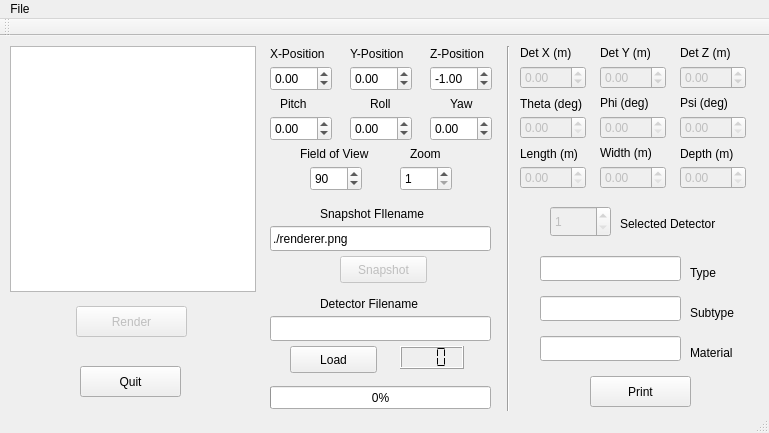
<?xml version="1.0" encoding="UTF-8"?>
<ui version="4.0">
 <class>Camera</class>
 <widget class="QMainWindow" name="Camera">
  <property name="geometry">
   <rect>
    <x>0</x>
    <y>0</y>
    <width>769</width>
    <height>433</height>
   </rect>
  </property>
  <property name="windowTitle">
   <string>Camera</string>
  </property>
  <widget class="QWidget" name="centralWidget">
   <widget class="QGraphicsView" name="graphicsView">
    <property name="geometry">
     <rect>
      <x>10</x>
      <y>10</y>
      <width>246</width>
      <height>246</height>
     </rect>
    </property>
   </widget>
   <widget class="QPushButton" name="pushButton">
    <property name="enabled">
     <bool>false</bool>
    </property>
    <property name="geometry">
     <rect>
      <x>76</x>
      <y>270</y>
      <width>111</width>
      <height>31</height>
     </rect>
    </property>
    <property name="text">
     <string>Render</string>
    </property>
   </widget>
   <widget class="QDoubleSpinBox" name="doubleSpinBox">
    <property name="geometry">
     <rect>
      <x>270</x>
      <y>30</y>
      <width>62</width>
      <height>25</height>
     </rect>
    </property>
    <property name="minimum">
     <double>-50.000000000000000</double>
    </property>
    <property name="maximum">
     <double>50.000000000000000</double>
    </property>
    <property name="singleStep">
     <double>0.100000000000000</double>
    </property>
   </widget>
   <widget class="QDoubleSpinBox" name="doubleSpinBox_2">
    <property name="geometry">
     <rect>
      <x>350</x>
      <y>30</y>
      <width>62</width>
      <height>25</height>
     </rect>
    </property>
    <property name="minimum">
     <double>-50.000000000000000</double>
    </property>
    <property name="maximum">
     <double>50.000000000000000</double>
    </property>
    <property name="singleStep">
     <double>0.100000000000000</double>
    </property>
   </widget>
   <widget class="QDoubleSpinBox" name="doubleSpinBox_3">
    <property name="geometry">
     <rect>
      <x>430</x>
      <y>30</y>
      <width>62</width>
      <height>25</height>
     </rect>
    </property>
    <property name="minimum">
     <double>-50.000000000000000</double>
    </property>
    <property name="maximum">
     <double>50.000000000000000</double>
    </property>
    <property name="singleStep">
     <double>0.100000000000000</double>
    </property>
    <property name="value">
     <double>-1.000000000000000</double>
    </property>
   </widget>
   <widget class="QSpinBox" name="spinBox">
    <property name="geometry">
     <rect>
      <x>310</x>
      <y>130</y>
      <width>52</width>
      <height>25</height>
     </rect>
    </property>
    <property name="maximum">
     <number>180</number>
    </property>
    <property name="singleStep">
     <number>5</number>
    </property>
    <property name="value">
     <number>90</number>
    </property>
   </widget>
   <widget class="QLabel" name="label">
    <property name="geometry">
     <rect>
      <x>300</x>
      <y>110</y>
      <width>81</width>
      <height>16</height>
     </rect>
    </property>
    <property name="text">
     <string>Field of View</string>
    </property>
   </widget>
   <widget class="QLabel" name="label_2">
    <property name="geometry">
     <rect>
      <x>410</x>
      <y>110</y>
      <width>41</width>
      <height>16</height>
     </rect>
    </property>
    <property name="text">
     <string>Zoom</string>
    </property>
   </widget>
   <widget class="QLabel" name="label_3">
    <property name="geometry">
     <rect>
      <x>270</x>
      <y>10</y>
      <width>71</width>
      <height>16</height>
     </rect>
    </property>
    <property name="text">
     <string>X-Position</string>
    </property>
   </widget>
   <widget class="QLabel" name="label_4">
    <property name="geometry">
     <rect>
      <x>350</x>
      <y>10</y>
      <width>71</width>
      <height>16</height>
     </rect>
    </property>
    <property name="text">
     <string>Y-Position</string>
    </property>
   </widget>
   <widget class="QLabel" name="label_5">
    <property name="geometry">
     <rect>
      <x>430</x>
      <y>10</y>
      <width>71</width>
      <height>16</height>
     </rect>
    </property>
    <property name="text">
     <string>Z-Position</string>
    </property>
   </widget>
   <widget class="QDoubleSpinBox" name="doubleSpinBox_5">
    <property name="geometry">
     <rect>
      <x>430</x>
      <y>80</y>
      <width>62</width>
      <height>25</height>
     </rect>
    </property>
    <property name="minimum">
     <double>-180.000000000000000</double>
    </property>
    <property name="maximum">
     <double>180.000000000000000</double>
    </property>
    <property name="singleStep">
     <double>5.000000000000000</double>
    </property>
   </widget>
   <widget class="QDoubleSpinBox" name="doubleSpinBox_6">
    <property name="geometry">
     <rect>
      <x>350</x>
      <y>80</y>
      <width>62</width>
      <height>25</height>
     </rect>
    </property>
    <property name="minimum">
     <double>-180.000000000000000</double>
    </property>
    <property name="maximum">
     <double>180.000000000000000</double>
    </property>
    <property name="singleStep">
     <double>5.000000000000000</double>
    </property>
   </widget>
   <widget class="QLabel" name="label_6">
    <property name="geometry">
     <rect>
      <x>450</x>
      <y>60</y>
      <width>31</width>
      <height>16</height>
     </rect>
    </property>
    <property name="text">
     <string>Yaw</string>
    </property>
   </widget>
   <widget class="QLabel" name="label_7">
    <property name="geometry">
     <rect>
      <x>370</x>
      <y>60</y>
      <width>41</width>
      <height>16</height>
     </rect>
    </property>
    <property name="text">
     <string>Roll</string>
    </property>
   </widget>
   <widget class="QLabel" name="label_8">
    <property name="geometry">
     <rect>
      <x>280</x>
      <y>60</y>
      <width>41</width>
      <height>16</height>
     </rect>
    </property>
    <property name="text">
     <string>Pitch</string>
    </property>
   </widget>
   <widget class="QDoubleSpinBox" name="doubleSpinBox_7">
    <property name="geometry">
     <rect>
      <x>270</x>
      <y>80</y>
      <width>62</width>
      <height>25</height>
     </rect>
    </property>
    <property name="minimum">
     <double>-180.000000000000000</double>
    </property>
    <property name="maximum">
     <double>180.000000000000000</double>
    </property>
    <property name="singleStep">
     <double>5.000000000000000</double>
    </property>
   </widget>
   <widget class="QSpinBox" name="spinBox_2">
    <property name="geometry">
     <rect>
      <x>400</x>
      <y>130</y>
      <width>52</width>
      <height>25</height>
     </rect>
    </property>
    <property name="minimum">
     <number>1</number>
    </property>
    <property name="maximum">
     <number>20</number>
    </property>
    <property name="singleStep">
     <number>1</number>
    </property>
    <property name="value">
     <number>1</number>
    </property>
   </widget>
   <widget class="QLineEdit" name="lineEdit">
    <property name="geometry">
     <rect>
      <x>270</x>
      <y>190</y>
      <width>221</width>
      <height>25</height>
     </rect>
    </property>
    <property name="text">
     <string>./renderer.png</string>
    </property>
    <property name="dragEnabled">
     <bool>true</bool>
    </property>
   </widget>
   <widget class="QPushButton" name="pushButton_2">
    <property name="enabled">
     <bool>false</bool>
    </property>
    <property name="geometry">
     <rect>
      <x>340</x>
      <y>220</y>
      <width>87</width>
      <height>27</height>
     </rect>
    </property>
    <property name="text">
     <string>Snapshot</string>
    </property>
   </widget>
   <widget class="QLabel" name="label_9">
    <property name="geometry">
     <rect>
      <x>320</x>
      <y>170</y>
      <width>131</width>
      <height>16</height>
     </rect>
    </property>
    <property name="text">
     <string>Snapshot FIlename</string>
    </property>
   </widget>
   <widget class="QProgressBar" name="progressBar">
    <property name="geometry">
     <rect>
      <x>270</x>
      <y>350</y>
      <width>221</width>
      <height>23</height>
     </rect>
    </property>
    <property name="value">
     <number>0</number>
    </property>
   </widget>
   <widget class="QLineEdit" name="lineEdit_2">
    <property name="geometry">
     <rect>
      <x>270</x>
      <y>280</y>
      <width>221</width>
      <height>25</height>
     </rect>
    </property>
    <property name="text">
     <string/>
    </property>
    <property name="dragEnabled">
     <bool>true</bool>
    </property>
   </widget>
   <widget class="QLabel" name="label_10">
    <property name="geometry">
     <rect>
      <x>320</x>
      <y>260</y>
      <width>111</width>
      <height>16</height>
     </rect>
    </property>
    <property name="text">
     <string>Detector Filename</string>
    </property>
   </widget>
   <widget class="QPushButton" name="pushButton_3">
    <property name="geometry">
     <rect>
      <x>290</x>
      <y>310</y>
      <width>87</width>
      <height>27</height>
     </rect>
    </property>
    <property name="text">
     <string>Load</string>
    </property>
   </widget>
   <widget class="QDoubleSpinBox" name="doubleSpinBox_xPos">
    <property name="enabled">
     <bool>false</bool>
    </property>
    <property name="geometry">
     <rect>
      <x>520</x>
      <y>30</y>
      <width>66</width>
      <height>23</height>
     </rect>
    </property>
    <property name="minimum">
     <double>-50.000000000000000</double>
    </property>
    <property name="maximum">
     <double>50.000000000000000</double>
    </property>
    <property name="singleStep">
     <double>0.100000000000000</double>
    </property>
   </widget>
   <widget class="QDoubleSpinBox" name="doubleSpinBox_yPos">
    <property name="enabled">
     <bool>false</bool>
    </property>
    <property name="geometry">
     <rect>
      <x>600</x>
      <y>30</y>
      <width>66</width>
      <height>23</height>
     </rect>
    </property>
    <property name="minimum">
     <double>-50.000000000000000</double>
    </property>
    <property name="maximum">
     <double>50.000000000000000</double>
    </property>
    <property name="singleStep">
     <double>0.100000000000000</double>
    </property>
   </widget>
   <widget class="QDoubleSpinBox" name="doubleSpinBox_zPos">
    <property name="enabled">
     <bool>false</bool>
    </property>
    <property name="geometry">
     <rect>
      <x>680</x>
      <y>30</y>
      <width>66</width>
      <height>23</height>
     </rect>
    </property>
    <property name="minimum">
     <double>-50.000000000000000</double>
    </property>
    <property name="maximum">
     <double>50.000000000000000</double>
    </property>
    <property name="singleStep">
     <double>0.100000000000000</double>
    </property>
   </widget>
   <widget class="QDoubleSpinBox" name="doubleSpinBox_psi">
    <property name="enabled">
     <bool>false</bool>
    </property>
    <property name="geometry">
     <rect>
      <x>680</x>
      <y>80</y>
      <width>66</width>
      <height>23</height>
     </rect>
    </property>
    <property name="maximum">
     <double>360.000000000000000</double>
    </property>
   </widget>
   <widget class="QDoubleSpinBox" name="doubleSpinBox_phi">
    <property name="enabled">
     <bool>false</bool>
    </property>
    <property name="geometry">
     <rect>
      <x>600</x>
      <y>80</y>
      <width>66</width>
      <height>23</height>
     </rect>
    </property>
    <property name="maximum">
     <double>360.000000000000000</double>
    </property>
   </widget>
   <widget class="QDoubleSpinBox" name="doubleSpinBox_theta">
    <property name="enabled">
     <bool>false</bool>
    </property>
    <property name="geometry">
     <rect>
      <x>520</x>
      <y>80</y>
      <width>66</width>
      <height>23</height>
     </rect>
    </property>
    <property name="maximum">
     <double>360.000000000000000</double>
    </property>
   </widget>
   <widget class="QDoubleSpinBox" name="doubleSpinBox_depth">
    <property name="enabled">
     <bool>false</bool>
    </property>
    <property name="geometry">
     <rect>
      <x>680</x>
      <y>130</y>
      <width>66</width>
      <height>23</height>
     </rect>
    </property>
    <property name="minimum">
     <double>0.000000000000000</double>
    </property>
    <property name="maximum">
     <double>1.000000000000000</double>
    </property>
    <property name="singleStep">
     <double>0.010000000000000</double>
    </property>
   </widget>
   <widget class="QDoubleSpinBox" name="doubleSpinBox_width">
    <property name="enabled">
     <bool>false</bool>
    </property>
    <property name="geometry">
     <rect>
      <x>600</x>
      <y>130</y>
      <width>66</width>
      <height>23</height>
     </rect>
    </property>
    <property name="maximum">
     <double>1.000000000000000</double>
    </property>
    <property name="singleStep">
     <double>0.010000000000000</double>
    </property>
   </widget>
   <widget class="QDoubleSpinBox" name="doubleSpinBox_length">
    <property name="enabled">
     <bool>false</bool>
    </property>
    <property name="geometry">
     <rect>
      <x>520</x>
      <y>130</y>
      <width>66</width>
      <height>23</height>
     </rect>
    </property>
    <property name="maximum">
     <double>50.000000000000000</double>
    </property>
    <property name="singleStep">
     <double>0.100000000000000</double>
    </property>
   </widget>
   <widget class="QLabel" name="label_11">
    <property name="geometry">
     <rect>
      <x>520</x>
      <y>10</y>
      <width>59</width>
      <height>14</height>
     </rect>
    </property>
    <property name="text">
     <string>Det X (m)</string>
    </property>
   </widget>
   <widget class="QLabel" name="label_12">
    <property name="geometry">
     <rect>
      <x>600</x>
      <y>10</y>
      <width>59</width>
      <height>14</height>
     </rect>
    </property>
    <property name="text">
     <string>Det Y (m)</string>
    </property>
   </widget>
   <widget class="QLabel" name="label_13">
    <property name="geometry">
     <rect>
      <x>680</x>
      <y>10</y>
      <width>59</width>
      <height>14</height>
     </rect>
    </property>
    <property name="text">
     <string>Det Z (m)</string>
    </property>
   </widget>
   <widget class="QLabel" name="label_14">
    <property name="geometry">
     <rect>
      <x>520</x>
      <y>60</y>
      <width>71</width>
      <height>16</height>
     </rect>
    </property>
    <property name="text">
     <string>Theta (deg)</string>
    </property>
   </widget>
   <widget class="QLabel" name="label_15">
    <property name="geometry">
     <rect>
      <x>600</x>
      <y>60</y>
      <width>59</width>
      <height>14</height>
     </rect>
    </property>
    <property name="text">
     <string>Phi (deg)</string>
    </property>
   </widget>
   <widget class="QLabel" name="label_16">
    <property name="geometry">
     <rect>
      <x>680</x>
      <y>60</y>
      <width>59</width>
      <height>14</height>
     </rect>
    </property>
    <property name="text">
     <string>Psi (deg)</string>
    </property>
   </widget>
   <widget class="QLabel" name="label_17">
    <property name="geometry">
     <rect>
      <x>520</x>
      <y>110</y>
      <width>71</width>
      <height>16</height>
     </rect>
    </property>
    <property name="text">
     <string>Length (m)</string>
    </property>
   </widget>
   <widget class="QLabel" name="label_18">
    <property name="geometry">
     <rect>
      <x>600</x>
      <y>110</y>
      <width>59</width>
      <height>14</height>
     </rect>
    </property>
    <property name="text">
     <string>Width (m)</string>
    </property>
   </widget>
   <widget class="QLabel" name="label_19">
    <property name="geometry">
     <rect>
      <x>680</x>
      <y>110</y>
      <width>61</width>
      <height>16</height>
     </rect>
    </property>
    <property name="text">
     <string>Depth (m)</string>
    </property>
   </widget>
   <widget class="Line" name="line">
    <property name="geometry">
     <rect>
      <x>500</x>
      <y>10</y>
      <width>16</width>
      <height>371</height>
     </rect>
    </property>
    <property name="orientation">
     <enum>Qt::Vertical</enum>
    </property>
   </widget>
   <widget class="QLCDNumber" name="lcdNumber">
    <property name="geometry">
     <rect>
      <x>400</x>
      <y>310</y>
      <width>64</width>
      <height>23</height>
     </rect>
    </property>
    <property name="lineWidth">
     <number>1</number>
    </property>
    <property name="smallDecimalPoint">
     <bool>false</bool>
    </property>
    <property name="digitCount">
     <number>3</number>
    </property>
    <property name="segmentStyle">
     <enum>QLCDNumber::Flat</enum>
    </property>
   </widget>
   <widget class="QLabel" name="label_20">
    <property name="geometry">
     <rect>
      <x>620</x>
      <y>180</y>
      <width>121</width>
      <height>16</height>
     </rect>
    </property>
    <property name="text">
     <string>Selected Detector</string>
    </property>
   </widget>
   <widget class="QSpinBox" name="spinBox_detSelect">
    <property name="enabled">
     <bool>false</bool>
    </property>
    <property name="geometry">
     <rect>
      <x>550</x>
      <y>170</y>
      <width>61</width>
      <height>31</height>
     </rect>
    </property>
    <property name="minimum">
     <number>1</number>
    </property>
   </widget>
   <widget class="QLineEdit" name="lineEdit_type">
    <property name="geometry">
     <rect>
      <x>540</x>
      <y>220</y>
      <width>141</width>
      <height>25</height>
     </rect>
    </property>
    <property name="text">
     <string/>
    </property>
    <property name="dragEnabled">
     <bool>true</bool>
    </property>
    <property name="readOnly">
     <bool>true</bool>
    </property>
   </widget>
   <widget class="QLineEdit" name="lineEdit_subtype">
    <property name="geometry">
     <rect>
      <x>540</x>
      <y>260</y>
      <width>141</width>
      <height>25</height>
     </rect>
    </property>
    <property name="text">
     <string/>
    </property>
    <property name="dragEnabled">
     <bool>true</bool>
    </property>
    <property name="readOnly">
     <bool>true</bool>
    </property>
   </widget>
   <widget class="QLineEdit" name="lineEdit_material">
    <property name="geometry">
     <rect>
      <x>540</x>
      <y>300</y>
      <width>141</width>
      <height>25</height>
     </rect>
    </property>
    <property name="text">
     <string/>
    </property>
    <property name="dragEnabled">
     <bool>true</bool>
    </property>
    <property name="readOnly">
     <bool>true</bool>
    </property>
   </widget>
   <widget class="QLabel" name="label_21">
    <property name="geometry">
     <rect>
      <x>690</x>
      <y>230</y>
      <width>59</width>
      <height>14</height>
     </rect>
    </property>
    <property name="text">
     <string>Type</string>
    </property>
   </widget>
   <widget class="QLabel" name="label_22">
    <property name="geometry">
     <rect>
      <x>690</x>
      <y>270</y>
      <width>59</width>
      <height>14</height>
     </rect>
    </property>
    <property name="text">
     <string>Subtype</string>
    </property>
   </widget>
   <widget class="QLabel" name="label_23">
    <property name="geometry">
     <rect>
      <x>690</x>
      <y>310</y>
      <width>59</width>
      <height>14</height>
     </rect>
    </property>
    <property name="text">
     <string>Material</string>
    </property>
   </widget>
   <widget class="QPushButton" name="pushButton_quit">
    <property name="geometry">
     <rect>
      <x>80</x>
      <y>330</y>
      <width>101</width>
      <height>31</height>
     </rect>
    </property>
    <property name="text">
     <string>Quit</string>
    </property>
   </widget>
   <widget class="QPushButton" name="pushButton_print">
    <property name="geometry">
     <rect>
      <x>590</x>
      <y>340</y>
      <width>101</width>
      <height>31</height>
     </rect>
    </property>
    <property name="text">
     <string>Print</string>
    </property>
   </widget>
  </widget>
  <widget class="QMenuBar" name="menuBar">
   <property name="geometry">
    <rect>
     <x>0</x>
     <y>0</y>
     <width>769</width>
     <height>19</height>
    </rect>
   </property>
   <widget class="QMenu" name="menuFile">
    <property name="title">
     <string>File</string>
    </property>
    <addaction name="actionScreenshot"/>
    <addaction name="separator"/>
    <addaction name="actionExit"/>
   </widget>
   <addaction name="menuFile"/>
  </widget>
  <widget class="QToolBar" name="mainToolBar">
   <attribute name="toolBarArea">
    <enum>TopToolBarArea</enum>
   </attribute>
   <attribute name="toolBarBreak">
    <bool>false</bool>
   </attribute>
  </widget>
  <widget class="QStatusBar" name="statusBar"/>
  <action name="actionScreenshot">
   <property name="text">
    <string>Screenshot</string>
   </property>
  </action>
  <action name="actionExit">
   <property name="text">
    <string>Exit</string>
   </property>
  </action>
 </widget>
 <layoutdefault spacing="6" margin="11"/>
 <resources/>
 <connections/>
</ui>
